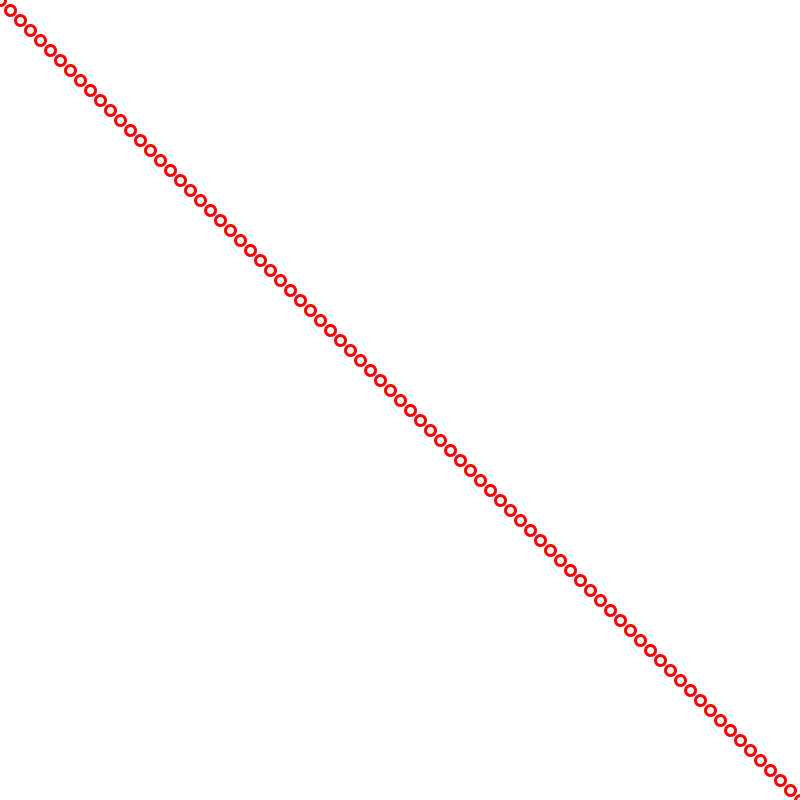
Frame 1 (no input)
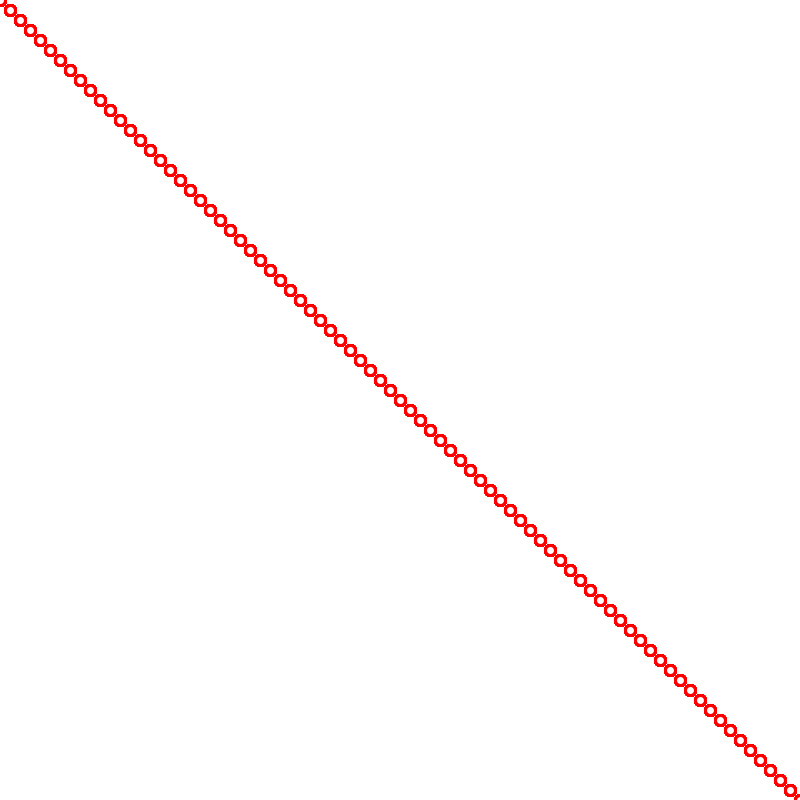
Frame 60 (the mouse pressed at the canvas centre just before this capture)
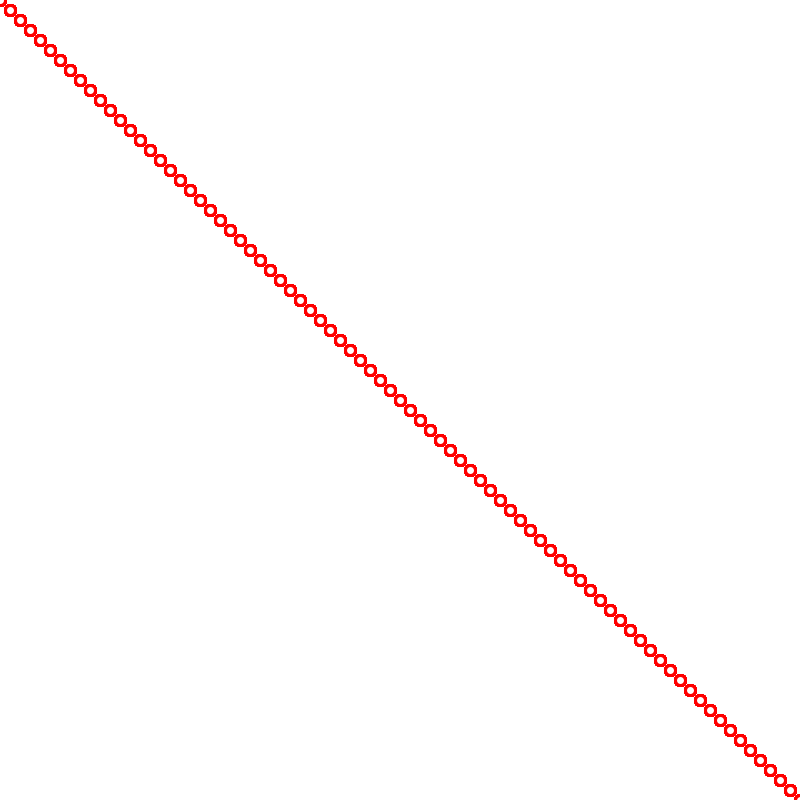
Frame 120 (the mouse held since frame 60 and released just before this capture)

The Processing sketch that drew these frames (run headless with seeded random() and noise(); from frame 60 on, the mouse is pressed at the canvas centre):

// Processing sketch: diag
// ── diag.pde

void diag()
{
     for(int i = 0; i < 100; i++)
     {
         stroke(255, 0, 0);
         strokeWeight(3);
         ellipse(0 + 10 * i, 0 + 10 * i, 10, 10);
     }
     
     
}

void setup()
{
    size(800, 800);
    background(255, 255, 255);
    noStroke();
}


void draw()
{
  diag();
}
